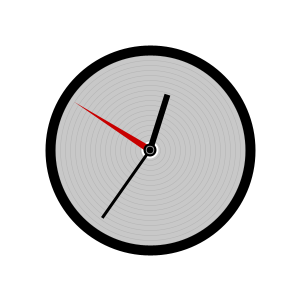
Frame 1 (no input)
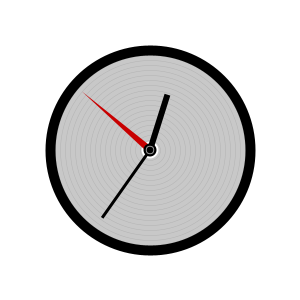
Frame 60 (the mouse pressed at the canvas centre just before this capture)
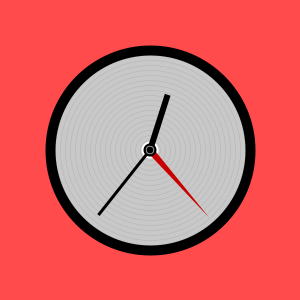
Frame 120 (the mouse held since frame 60 and released just before this capture)

The Processing sketch that drew these frames (run headless with seeded random() and noise(); from frame 60 on, the mouse is pressed at the canvas centre):

// Processing sketch: clock
// ── clock.pde
// clock
// by Herbert Spencer

float variance = 0;
int prevSec;
int millisRolloverTime;
int S = second();

void setup(){
  size(300,300);
  smooth();
  rectMode(CORNER);
  cursor(HAND);
  millisRolloverTime = 0;
}


void draw(){
  background(255);

  if (prevSec != S){
    millisRolloverTime = millis();
  }

  prevSec = S;

  float realHour = hour() + (minute()/60.0);
  float realMinute = minute() + (second()/60.0);
  float realSecond = S + ((millis())/1000.0);
  int realMillis = millis() - millisRolloverTime;

  float myMillis = realMillis/100;
  float mySecond = realSecond + variance;
  float myMinute = realMinute + (variance/60);
  float myHour = realHour + (variance/3600);

  drawclock(myHour,myMinute,mySecond);

  // time accelerator  
  if (mousePressed == true) {
    int xdim = abs(mouseX - pmouseX);
    int ydim = abs(mouseY - pmouseY);
    variance += (xdim+ydim)/10;
    background(255,mouseX/2,mouseY/2);
    drawclock(myHour,myMinute,mySecond);
  }

  // time accelerator  
  if(keyPressed){
    if (key == 'A' || key == 'a') {
      int xdim = abs(mouseX - pmouseX);
      int ydim = abs(mouseY - pmouseY);
      variance -= (xdim+ydim)/10;
      background(mouseX/2,mouseY/2,255);
      drawclock(myHour,myMinute,mySecond);
    }
  }
}


void drawclock(float hora, float minu, float seg){
  stroke(255);
  pushMatrix();
  {
    //draw the clock in the middle
    translate(width/2,height/2);

    //the big circle
    fill(200);
    stroke(0);
    strokeWeight(10);
    ellipse(0,0,200,200);
    noStroke();


    //the marks
    pushMatrix();
    strokeWeight(0.5);
    noFill();
    {
      for(int i=0; i<200; i+=10){
        stroke(20,30);
        ellipse(0,0 ,i,i);
      }
    }
    noStroke();
    popMatrix();

    //second
    pushMatrix();
    {
      fill(255);
      ellipse(0,0,17,17);
      fill(200,0,0);
      rotate(radians(-90+seg*6));
      triangle(-3,-3.5, -3,3.5, 90,0);//secundero, the long and fast one
    } 
    popMatrix();

    pushMatrix();
    {
      fill(0);
      strokeWeight(1);
      rotate(radians(-90+minu*6));
      rect(-1,-1.5, 84, 3);//minutero, the medium one
    } 
    popMatrix();

    pushMatrix();
    {
      rotate(radians(-90+hora*30));//the magical rotation
      fill(0);
      rect(-2,-3, 60, 6); //horario, the short one
      ellipse(0,0,13,13);
      noFill();
      stroke(150);
      ellipse(0,0, 8,8);
    } 
    popMatrix();
  } 
  popMatrix();
}
